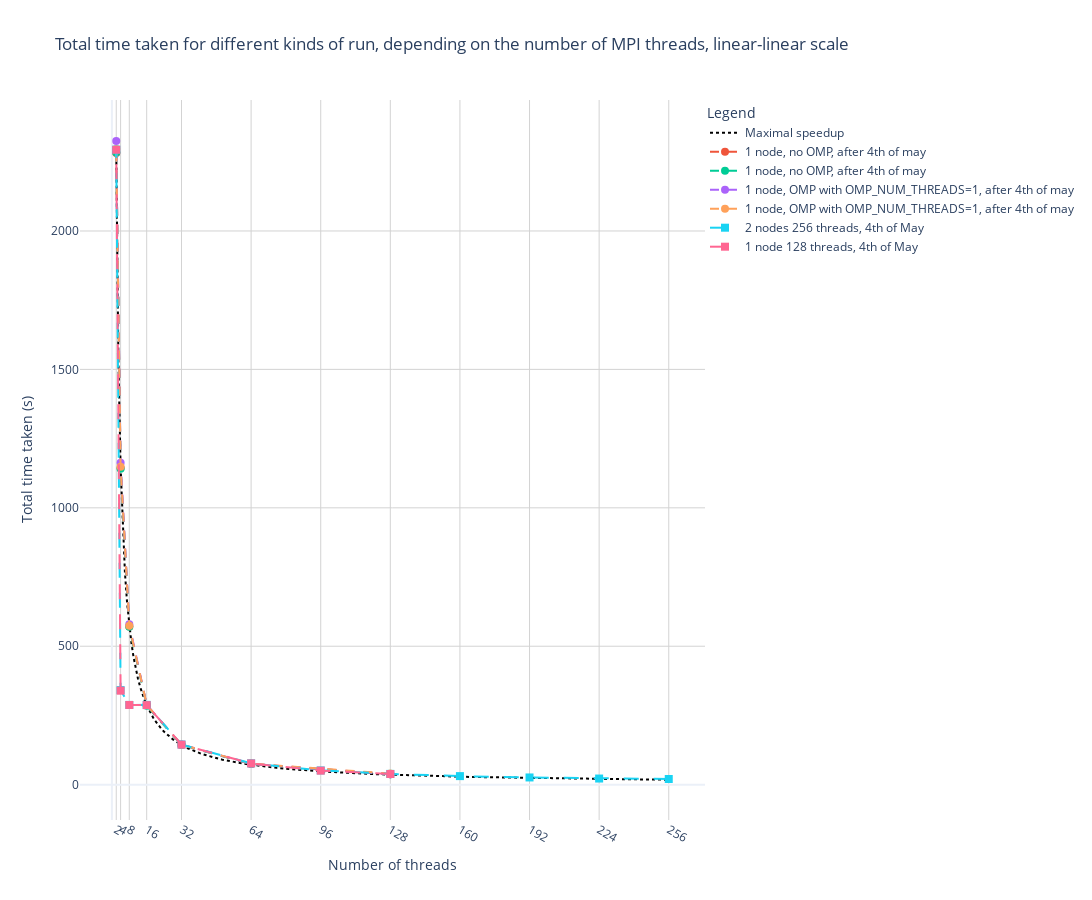

Source (notebook cell):
### Code cell
# Define the x-values for the model function starting from 2 to prevent division by zero
x_values = np.linspace(2, 256, 256)

# Create the figure
fig = go.Figure()

# Model function line
fig.add_trace(go.Scatter(x=x_values, y=2 * df256["Time"].iloc[-1] / x_values,
						 mode='lines', name='Maximal speedup',
						 line=dict(color='black', dash='dot')))

# Data lines
for names in no_omp_code_run.columns:
	fig.add_trace(go.Scatter(x=no_omp_code_run[names][0]["Threads"], y=no_omp_code_run[names][0]["Time"],
							mode='lines+markers', name='1 node, no OMP, after 4th of may',
							marker=dict(symbol='circle', size=8), line=dict(dash='dash')))

for names in omp_code_run.columns:
	fig.add_trace(go.Scatter(x=omp_code_run[names][0]["Threads"], y=omp_code_run[names][0]["Time"],
							mode='lines+markers', name='1 node, OMP with OMP_NUM_THREADS=1, after 4th of may',
							marker=dict(symbol='circle', size=8), line=dict(dash='dash')))

for names in original_code_run.columns:
	fig.add_trace(go.Scatter(x=original_code_run[names][0]["Threads"], y=original_code_run[names][0]["Time"],
							mode='lines+markers', name='1 node, original code with no limits, after 4th of may',
							marker=dict(symbol='circle', size=8), line=dict(dash='dash')))

fig.add_trace(go.Scatter(x=df256["Threads"], y=df256["Time"],
						 mode='lines+markers', name='2 nodes 256 threads, 4th of May',
						 marker=dict(symbol='square', size=8), line=dict(dash='longdash')))

fig.add_trace(go.Scatter(x=df128["Threads"], y=df128["Time"],
						 mode='lines+markers', name='1 node 128 threads, 4th of May',
						 marker=dict(symbol='square', size=8), line=dict(dash='longdash')))
# # Add a vertical line at 4, 64 and 128 threads
# max_line = 2467
# fig.add_shape(type="line", x0=4, y0=0, x1=4, y1=max_line, line=dict(color="grey", width=2, dash="solid"))
# fig.add_shape(type="line", x0=8, y0=0, x1=8, y1=max_line, line=dict(color="grey", width=2, dash="solid"))
# fig.add_shape(type="line", x0=64, y0=0, x1=64, y1=max_line, line=dict(color="grey", width=2, dash="solid"))
# fig.add_shape(type="line", x0=128, y0=0, x1=128, y1=max_line, line=dict(color="grey", width=2, dash="solid"))

# Configuring the axes and layout
fig.update_layout(
	xaxis_title="Number of threads",
	yaxis_title="Total time taken (s)",
	title='Total time taken for different kinds of run, depending on the number of MPI threads, linear-linear scale',
	legend_title="Legend",
	template='plotly_white',
	xaxis=dict(type='linear', tickmode='array', tickvals=[2, 4, 8, 16, 32, 64, 96, 128, 160, 192, 224, 256]),
	yaxis=dict(type='linear'),
	legend=dict(y=1, x=1),
	grid=dict(rows=1, columns=1),
	height = 900,
	width = 1504
)

# Adding grid lines with specified style
fig.update_xaxes(showgrid=True, gridwidth=1, gridcolor='lightgrey')
fig.update_yaxes(showgrid=True, gridwidth=1, gridcolor='lightgrey')

# Show the figure
fig.show()

# To save the plot as a static image, you will need to use Plotly Orca or Kaleido
fig.write_image("time_go_log5.png", scale=2)  # Uncomment this line if Kaleido or Orca is installed

### Figure 1 — Plotly figure (JSON) as saved in the notebook; plotly's stock layout.template omitted (floating-point values rounded to 4 significant figures; data arrays with more than 128 entries replaced by an {"elided": "..."} marker saying what was removed)
{"data": [{"line": {"color": "black", "dash": "dot"}, "mode": "lines", "name": "Maximal speedup", "type": "scatter", "x": {"elided": "256 float values"}, "y": {"elided": "256 float values"}}, {"line": {"dash": "dash"}, "marker": {"size": 8, "symbol": "circle"}, "mode": "lines+markers", "name": "1 node, no OMP, after 4th of may", "type": "scatter", "x": [128, 64, 32, 16, 8, 4, 2], "y": [37.58, 74.59, 144.1, 287.4, 571.4, 1144.0, 2282.0]}, {"line": {"dash": "dash"}, "marker": {"size": 8, "symbol": "circle"}, "mode": "lines+markers", "name": "1 node, no OMP, after 4th of may", "type": "scatter", "x": [128, 64, 32, 16, 8, 4, 2], "y": [37.33, 74.48, 143.6, 285.3, 570.7, 1141.0, 2283.0]}, {"line": {"dash": "dash"}, "marker": {"size": 8, "symbol": "circle"}, "mode": "lines+markers", "name": "1 node, OMP with OMP_NUM_THREADS=1, after 4th of may", "type": "scatter", "x": [128, 64, 32, 16, 8, 4, 2], "y": [37.8, 75.18, 144.7, 287.8, 579.5, 1163.0, 2325.0]}, {"line": {"dash": "dash"}, "marker": {"size": 8, "symbol": "circle"}, "mode": "lines+markers", "name": "1 node, OMP with OMP_NUM_THREADS=1, after 4th of may", "type": "scatter", "x": [128, 64, 32, 16, 8, 4, 2], "y": [39.86, 75.96, 144.4, 287.8, 574.4, 1148.0, 2296.0]}, {"line": {"dash": "longdash"}, "marker": {"size": 8, "symbol": "square"}, "mode": "lines+markers", "name": "2 nodes 256 threads, 4th of May", "type": "scatter", "x": [256, 224, 192, 160, 128, 96, 64, 32, 16, 8, 4, 2], "y": [20.4, 22.08, 25.95, 30.82, 38.84, 51.38, 77.05, 145.0, 288.2, 288, 341.5, 2294.0]}, {"line": {"dash": "longdash"}, "marker": {"size": 8, "symbol": "square"}, "mode": "lines+markers", "name": "1 node 128 threads, 4th of May", "type": "scatter", "x": [128, 96, 64, 32, 16, 8, 4, 2], "y": [38.52, 50.6, 76.75, 144.5, 287.3, 287.9, 339.5, 2293.0]}], "layout": {"grid": {"columns": 1, "rows": 1}, "height": 900, "legend": {"title": {"text": "Legend"}, "x": 1, "y": 1}, "title": {"text": "Total time taken for different kinds of run, depending on the number of MPI threads, linear-linear scale"}, "width": 1504, "xaxis": {"gridcolor": "lightgrey", "gridwidth": 1, "showgrid": true, "tickmode": "array", "tickvals": [2, 4, 8, 16, 32, 64, 96, 128, 160, 192, 224, 256], "title": {"text": "Number of threads"}, "type": "linear"}, "yaxis": {"gridcolor": "lightgrey", "gridwidth": 1, "showgrid": true, "title": {"text": "Total time taken (s)"}, "type": "linear"}}}
